Frame 1 (no input): blank canvas, image omitted
Frame 60 (the mouse pressed at the canvas centre just before this capture): blank canvas, image omitted
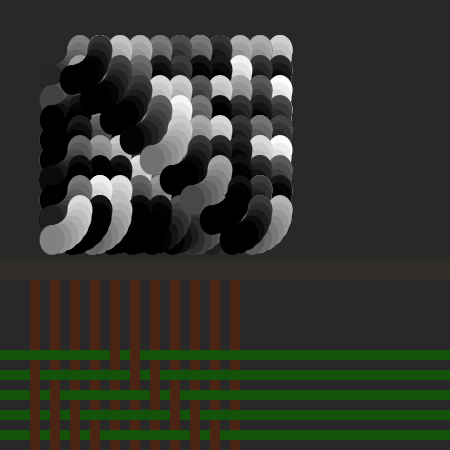
Frame 120 (the mouse held since frame 60 and released just before this capture)

The Processing sketch whose frames 1 and 60 were blank and that drew this single picture after the mouse press (run headless with seeded random() and noise(); from frame 60 on, the mouse is pressed at the canvas centre):

// Processing sketch: project2
// ── project2.pde
//Siobhan Foster
//an awesome,weird thing.
boolean increase,start,n;
int i;

void setup()
{
  size(450,450);
  background(40);
  increase=true;
  start=false;
  n=false;
  i=0;
  noStroke();
}

void draw()
{
  frameRate(40);
  if(start)
  {
    for(int d=0;d<9;d++)
    {
      if(increase)
      {
        pushMatrix();
          translate(20*i,20*d);
          myFunc();
        popMatrix();
        i++;
        println("d: "+d);
        println("i: "+i);
      }
      if(increase==false)
      {
        pushMatrix();
          translate(20*i,20*d);
          myFunc();
        popMatrix();
        i--;
        d--;
        println("i: "+i);
      }
      if(i==10)
      { increase=false;}
      if(i==0)
      { increase=true;}
    }
  //background
  fill(#312D29);
  rect(0,260,450,20);
  }
  save("project_2.jpg");
}

void myFunc()
{
  float r,cx,cy,centerx,centery,Pscale,t,def;
  r=30;
  centery=centerx=50;
  Pscale=30;
  t=0;
  def=random(255);
  for(int a=0; a<7;a++)
  { 
    fill(def);
    cx=centerx+r*cos(t);
    cy=centery+r*sin(t);
    ellipse(cx,cy,Pscale/2+Pscale/3,Pscale);
    t=t+.25;
    def-=15;
  }
  //vertical lines
  fill(#4B2414);
  rect(30,260,10,40);
  //horizontal lines
  fill(#13520B);
  rect(0,350,270,10);
  
}

void mousePressed()
{
  if(mouseX>=0&&mouseY>=0)
  {
    if(start==false)
    { start=true;
     // i=0;
    }
   else
   { start=false;
     i=0;
     increase=true;
   }
  }
}
